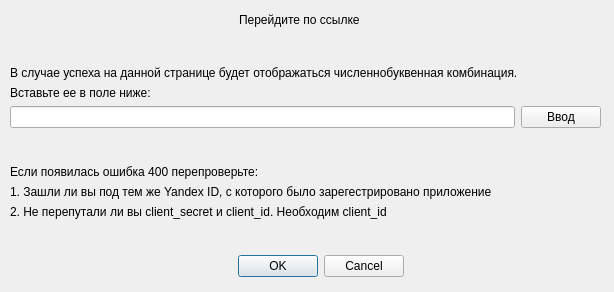
<?xml version="1.0" encoding="UTF-8"?>
<ui version="4.0">
 <class>Dialog</class>
 <widget class="QDialog" name="Dialog">
  <property name="geometry">
   <rect>
    <x>0</x>
    <y>0</y>
    <width>614</width>
    <height>292</height>
   </rect>
  </property>
  <property name="windowTitle">
   <string>Dialog</string>
  </property>
  <widget class="QWidget" name="verticalLayoutWidget">
   <property name="geometry">
    <rect>
     <x>10</x>
     <y>10</y>
     <width>591</width>
     <height>267</height>
    </rect>
   </property>
   <layout class="QVBoxLayout" name="verticalLayout">
    <item>
     <layout class="QHBoxLayout" name="horizontalLayout_2">
      <item>
       <spacer name="horizontalSpacer_3">
        <property name="orientation">
         <enum>Qt::Horizontal</enum>
        </property>
        <property name="sizeHint" stdset="0">
         <size>
          <width>40</width>
          <height>20</height>
         </size>
        </property>
       </spacer>
      </item>
      <item>
       <widget class="QLabel" name="link">
        <property name="text">
         <string>Перейдите по ссылке</string>
        </property>
       </widget>
      </item>
      <item>
       <spacer name="horizontalSpacer_4">
        <property name="orientation">
         <enum>Qt::Horizontal</enum>
        </property>
        <property name="sizeHint" stdset="0">
         <size>
          <width>40</width>
          <height>20</height>
         </size>
        </property>
       </spacer>
      </item>
      <item>
       <widget class="QLabel" name="label">
        <property name="text">
         <string/>
        </property>
       </widget>
      </item>
     </layout>
    </item>
    <item>
     <spacer name="verticalSpacer_2">
      <property name="orientation">
       <enum>Qt::Vertical</enum>
      </property>
      <property name="sizeHint" stdset="0">
       <size>
        <width>20</width>
        <height>40</height>
       </size>
      </property>
     </spacer>
    </item>
    <item>
     <layout class="QVBoxLayout" name="verticalLayout_2">
      <item>
       <widget class="QLabel" name="label_3">
        <property name="text">
         <string>В случае успеха на данной странице будет отображаться численнобуквенная комбинация. </string>
        </property>
       </widget>
      </item>
      <item>
       <widget class="QLabel" name="label_4">
        <property name="text">
         <string>Вставьте ее в поле ниже:</string>
        </property>
       </widget>
      </item>
     </layout>
    </item>
    <item>
     <layout class="QHBoxLayout" name="horizontalLayout_3">
      <item>
       <widget class="QLineEdit" name="token_input"/>
      </item>
      <item>
       <widget class="QPushButton" name="submit">
        <property name="text">
         <string>Ввод</string>
        </property>
       </widget>
      </item>
     </layout>
    </item>
    <item>
     <spacer name="verticalSpacer">
      <property name="orientation">
       <enum>Qt::Vertical</enum>
      </property>
      <property name="sizeHint" stdset="0">
       <size>
        <width>20</width>
        <height>40</height>
       </size>
      </property>
     </spacer>
    </item>
    <item>
     <layout class="QVBoxLayout" name="verticalLayout_3">
      <item>
       <widget class="QLabel" name="label_5">
        <property name="text">
         <string>Если появилась ошибка 400 перепроверьте:</string>
        </property>
       </widget>
      </item>
      <item>
       <widget class="QLabel" name="label_6">
        <property name="text">
         <string>1. Зашли ли вы под тем же Yandex ID, с которого было зарегестрировано приложение</string>
        </property>
       </widget>
      </item>
      <item>
       <widget class="QLabel" name="label_7">
        <property name="text">
         <string>2. Не перепутали ли вы client_secret и client_id. Необходим client_id</string>
        </property>
       </widget>
      </item>
     </layout>
    </item>
    <item>
     <spacer name="verticalSpacer_3">
      <property name="orientation">
       <enum>Qt::Vertical</enum>
      </property>
      <property name="sizeHint" stdset="0">
       <size>
        <width>20</width>
        <height>40</height>
       </size>
      </property>
     </spacer>
    </item>
    <item>
     <layout class="QHBoxLayout" name="horizontalLayout">
      <item>
       <spacer name="horizontalSpacer_2">
        <property name="orientation">
         <enum>Qt::Horizontal</enum>
        </property>
        <property name="sizeHint" stdset="0">
         <size>
          <width>40</width>
          <height>20</height>
         </size>
        </property>
       </spacer>
      </item>
      <item>
       <widget class="QDialogButtonBox" name="buttonBox">
        <property name="orientation">
         <enum>Qt::Horizontal</enum>
        </property>
        <property name="standardButtons">
         <set>QDialogButtonBox::Cancel|QDialogButtonBox::Ok</set>
        </property>
       </widget>
      </item>
      <item>
       <spacer name="horizontalSpacer">
        <property name="orientation">
         <enum>Qt::Horizontal</enum>
        </property>
        <property name="sizeHint" stdset="0">
         <size>
          <width>40</width>
          <height>20</height>
         </size>
        </property>
       </spacer>
      </item>
     </layout>
    </item>
   </layout>
  </widget>
 </widget>
 <resources/>
 <connections>
  <connection>
   <sender>buttonBox</sender>
   <signal>accepted()</signal>
   <receiver>Dialog</receiver>
   <slot>accept()</slot>
   <hints>
    <hint type="sourcelabel">
     <x>248</x>
     <y>254</y>
    </hint>
    <hint type="destinationlabel">
     <x>157</x>
     <y>274</y>
    </hint>
   </hints>
  </connection>
  <connection>
   <sender>buttonBox</sender>
   <signal>rejected()</signal>
   <receiver>Dialog</receiver>
   <slot>reject()</slot>
   <hints>
    <hint type="sourcelabel">
     <x>316</x>
     <y>260</y>
    </hint>
    <hint type="destinationlabel">
     <x>286</x>
     <y>274</y>
    </hint>
   </hints>
  </connection>
 </connections>
</ui>
